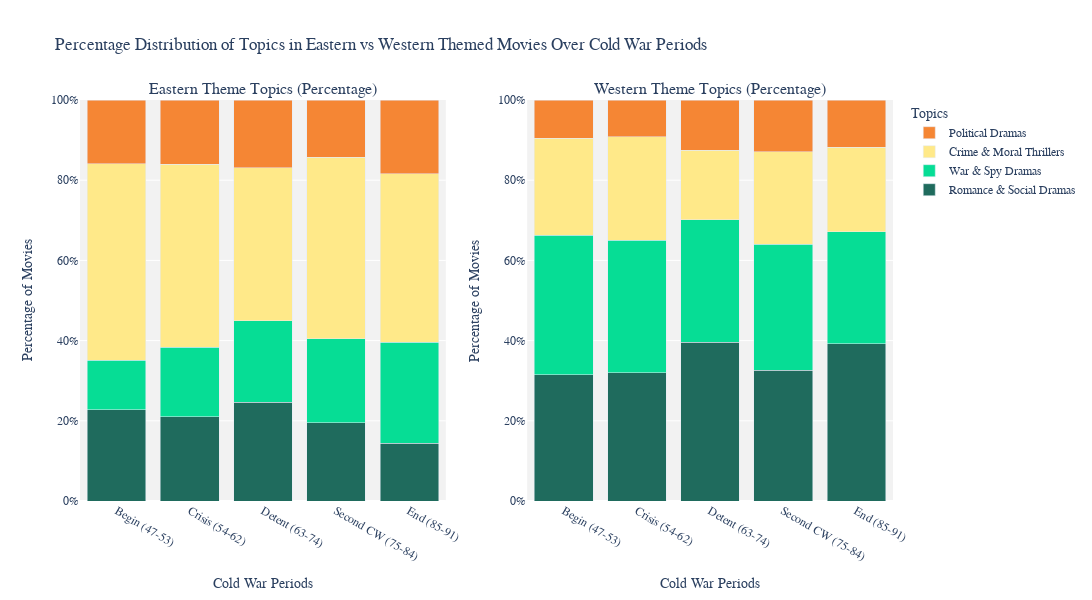

Notebook source saved alongside this figure:
### Code cell
eastern_percent = eastern_df.div(eastern_df.sum(axis=1), axis=0) * 100
western_percent = western_df.div(western_df.sum(axis=1), axis=0) * 100

# change background color

# Create subplots: one for Eastern and one for Western
fig = make_subplots(
    rows=1, cols=2,
    subplot_titles=["Eastern Theme Topics (Percentage)", "Western Theme Topics (Percentage)"]
    
)

# Add stacked bars for Eastern (with legend)
for topic in eastern_percent.columns:
    fig.add_trace(
        go.Bar(
            x=periods,
            y=eastern_percent[topic],
            name=topic,
            marker_color=topic_colors[topic],
            hovertemplate='Period: %{x}<br>Topic: '+topic+'<br>Percentage: %{y:.1f}%<extra></extra>'
        ),
        row=1, col=1
    )

# Add stacked bars for Western (no legend to avoid duplication)
for topic in western_percent.columns:
    fig.add_trace(
        go.Bar(
            x=periods,
            y=western_percent[topic],
            name=topic,
            marker_color=topic_colors[topic],
            hovertemplate='Period: %{x}<br>Topic: '+topic+'<br>Percentage: %{y:.1f}%<extra></extra>',
            showlegend=False
        ),
        row=1, col=2
    )

fig.update_layout(
    barmode='stack',
    title_text='Percentage Distribution of Topics in Eastern vs Western Themed Movies Over Cold War Periods',
    height=600, width=1200,
    legend_title_text='Topics',
    font_family="Helvetica",
    plot_bgcolor='#F2F2F2',
)

fig.update_xaxes(title_text="Cold War Periods", row=1, col=1)
fig.update_yaxes(title_text="Percentage of Movies", ticksuffix='%', range=[0,100], row=1, col=1)

fig.update_xaxes(title_text="Cold War Periods", row=1, col=2)
fig.update_yaxes(title_text="Percentage of Movies", ticksuffix='%', range=[0,100], row=1, col=2)

# save as html
fig.write_html("plots/theme_topics.html")

fig.show()

### Figure 1 — Plotly figure (JSON) as saved in the notebook; plotly's stock layout.template omitted (floating-point values rounded to 4 significant figures)
{"data": [{"hovertemplate": "Period: %{x}<br>Topic: Romance & Social Dramas<br>Percentage: %{y:.1f}%<extra></extra>", "marker": {"color": "#1F6B5D"}, "name": "Romance & Social Dramas", "type": "bar", "x": ["Begin (47-53)", "Crisis (54-62)", "Detent (63-74)", "Second CW (75-84)", "End (85-91)"], "xaxis": "x", "y": [22.77, 21.07, 24.69, 19.55, 14.36], "yaxis": "y"}, {"hovertemplate": "Period: %{x}<br>Topic: War & Spy Dramas<br>Percentage: %{y:.1f}%<extra></extra>", "marker": {"color": "#06DD95"}, "name": "War & Spy Dramas", "type": "bar", "x": ["Begin (47-53)", "Crisis (54-62)", "Detent (63-74)", "Second CW (75-84)", "End (85-91)"], "xaxis": "x", "y": [12.38, 17.3, 20.25, 20.9, 25.2], "yaxis": "y"}, {"hovertemplate": "Period: %{x}<br>Topic: Crime & Moral Thrillers<br>Percentage: %{y:.1f}%<extra></extra>", "marker": {"color": "#FFE989"}, "name": "Crime & Moral Thrillers", "type": "bar", "x": ["Begin (47-53)", "Crisis (54-62)", "Detent (63-74)", "Second CW (75-84)", "End (85-91)"], "xaxis": "x", "y": [49.01, 45.6, 38.11, 45.26, 42.01], "yaxis": "y"}, {"hovertemplate": "Period: %{x}<br>Topic: Political Dramas<br>Percentage: %{y:.1f}%<extra></extra>", "marker": {"color": "#F58634"}, "name": "Political Dramas", "type": "bar", "x": ["Begin (47-53)", "Crisis (54-62)", "Detent (63-74)", "Second CW (75-84)", "End (85-91)"], "xaxis": "x", "y": [15.84, 16.04, 16.95, 14.29, 18.43], "yaxis": "y"}, {"hovertemplate": "Period: %{x}<br>Topic: Romance & Social Dramas<br>Percentage: %{y:.1f}%<extra></extra>", "marker": {"color": "#1F6B5D"}, "name": "Romance & Social Dramas", "showlegend": false, "type": "bar", "x": ["Begin (47-53)", "Crisis (54-62)", "Detent (63-74)", "Second CW (75-84)", "End (85-91)"], "xaxis": "x2", "y": [31.44, 32.05, 39.53, 32.62, 39.26], "yaxis": "y2"}, {"hovertemplate": "Period: %{x}<br>Topic: War & Spy Dramas<br>Percentage: %{y:.1f}%<extra></extra>", "marker": {"color": "#06DD95"}, "name": "War & Spy Dramas", "showlegend": false, "type": "bar", "x": ["Begin (47-53)", "Crisis (54-62)", "Detent (63-74)", "Second CW (75-84)", "End (85-91)"], "xaxis": "x2", "y": [34.85, 33.01, 30.54, 31.45, 27.85], "yaxis": "y2"}, {"hovertemplate": "Period: %{x}<br>Topic: Crime & Moral Thrillers<br>Percentage: %{y:.1f}%<extra></extra>", "marker": {"color": "#FFE989"}, "name": "Crime & Moral Thrillers", "showlegend": false, "type": "bar", "x": ["Begin (47-53)", "Crisis (54-62)", "Detent (63-74)", "Second CW (75-84)", "End (85-91)"], "xaxis": "x2", "y": [24.15, 25.76, 17.36, 23.05, 21.08], "yaxis": "y2"}, {"hovertemplate": "Period: %{x}<br>Topic: Political Dramas<br>Percentage: %{y:.1f}%<extra></extra>", "marker": {"color": "#F58634"}, "name": "Political Dramas", "showlegend": false, "type": "bar", "x": ["Begin (47-53)", "Crisis (54-62)", "Detent (63-74)", "Second CW (75-84)", "End (85-91)"], "xaxis": "x2", "y": [9.567, 9.179, 12.56, 12.89, 11.8], "yaxis": "y2"}], "layout": {"annotations": [{"font": {"size": 16}, "showarrow": false, "text": "Eastern Theme Topics (Percentage)", "x": 0.225, "xanchor": "center", "xref": "paper", "y": 1, "yanchor": "bottom", "yref": "paper"}, {"font": {"size": 16}, "showarrow": false, "text": "Western Theme Topics (Percentage)", "x": 0.775, "xanchor": "center", "xref": "paper", "y": 1, "yanchor": "bottom", "yref": "paper"}], "barmode": "stack", "font": {"family": "Helvetica"}, "height": 600, "legend": {"title": {"text": "Topics"}}, "plot_bgcolor": "#F2F2F2", "title": {"text": "Percentage Distribution of Topics in Eastern vs Western Themed Movies Over Cold War Periods"}, "width": 1200, "xaxis": {"anchor": "y", "domain": [0, 0.45], "title": {"text": "Cold War Periods"}}, "xaxis2": {"anchor": "y2", "domain": [0.55, 1], "title": {"text": "Cold War Periods"}}, "yaxis": {"anchor": "x", "domain": [0, 1], "range": [0, 100], "ticksuffix": "%", "title": {"text": "Percentage of Movies"}}, "yaxis2": {"anchor": "x2", "domain": [0, 1], "range": [0, 100], "ticksuffix": "%", "title": {"text": "Percentage of Movies"}}}}
